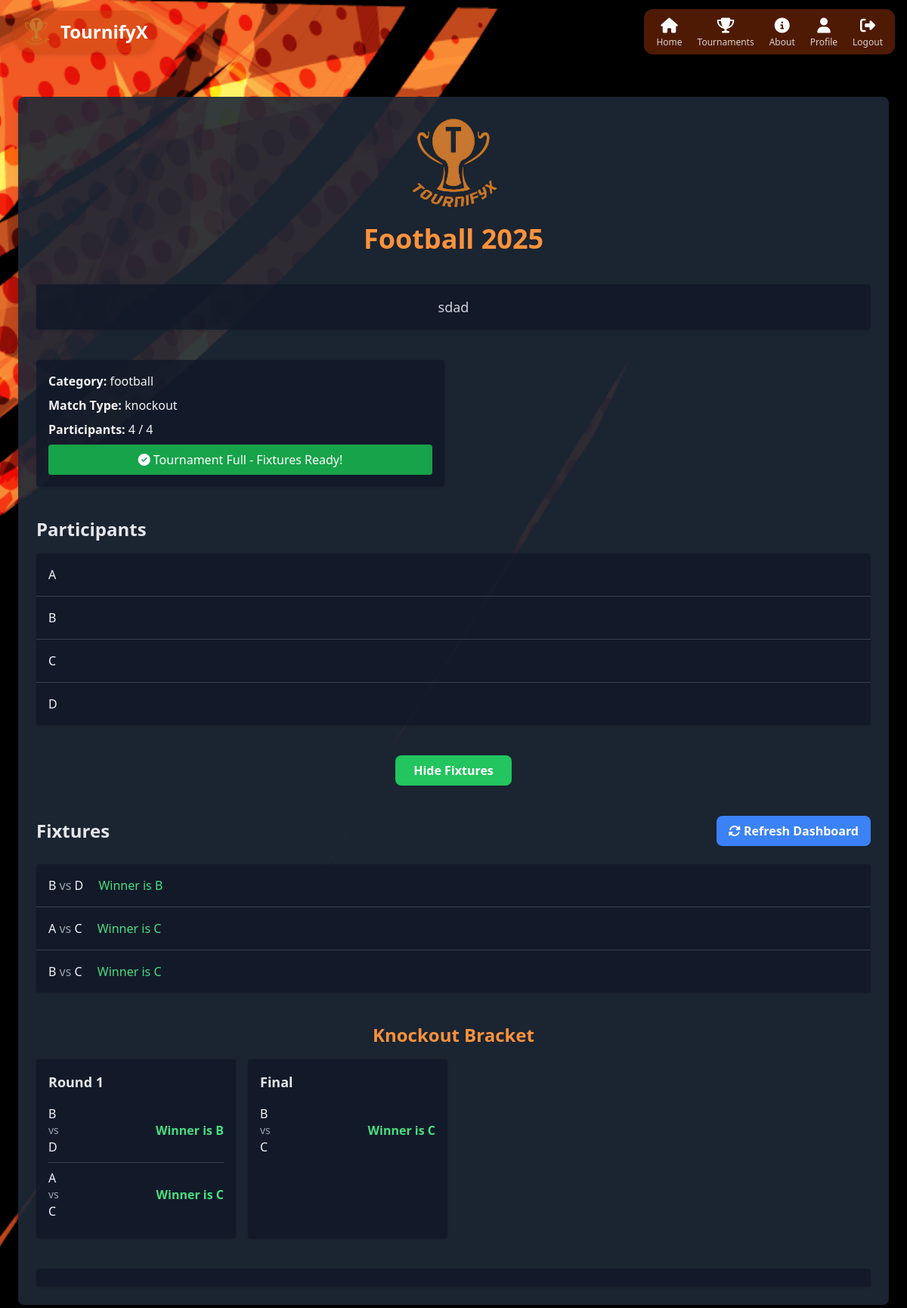
/tournament/136/ (signed in), run on the app's committed database.
### tournifyx/models.py (models this page shows, shortened)
class Tournament(models.Model):
    CATEGORY_CHOICES = [
        ('football', 'Football'),
        ('valorant', 'Valorant'),
        ('cricket', 'Cricket'),
        ('basketball', 'Basketball'),
    ]
    MATCH_TYPE_CHOICES = [
        ('knockout', 'Knockout'),
        ('league', 'League'),
    ]
    name = models.CharField(max_length=100)
    description = models.TextField(blank=True)
    category = models.CharField(max_length=50, choices=CATEGORY_CHOICES)
    num_participants = models.IntegerField(default=0)
    match_type = models.CharField(max_length=50, choices=MATCH_TYPE_CHOICES)
    created_by = models.ForeignKey('HostProfile', on_delete=models.CASCADE)
    code = models.CharField(max_length=6, unique=True)
    is_active = models.BooleanField(default=True)
    is_paid = models.BooleanField(default=False)
    price = models.DecimalField(max_digits=8, decimal_places=2, default=0.00)
    is_public = models.BooleanField(default=False)  # Add this line
    registration_deadline = models.DateTimeField(null=True, blank=True)
    is_finished = models.BooleanField(default=False)  # Host can manually mark tournament as finished

class Player(models.Model):
    tournament = models.ForeignKey(Tournament, on_delete=models.CASCADE)
    name = models.CharField(max_length=100)
    ign = models.CharField(max_length=100, null=True, blank=True)  # In-Game Name
    contact_number = models.CharField(max_length=20, null=True, blank=True)  # Contact Number
    team_name = models.CharField(max_length=100, null=True, blank=True)  # Make this optional
    added_by = models.ForeignKey(HostProfile, on_delete=models.SET_NULL, null=True)
    user_profile = models.ForeignKey(UserProfile, on_delete=models.SET_NULL, null=True, blank=True)  # Link to user who joined

class Match(models.Model):
    STAGE_CHOICES = [
        ('GROUP', 'Group Stage'),
        ('KNOCKOUT', 'Knockout'),
        ('QUARTER', 'Quarterfinal'),
        ('SEMI', 'Semifinal'),
        ('FINAL', 'Final'),
    ]
    tournament = models.ForeignKey(Tournament, on_delete=models.CASCADE)
    player1 = models.ForeignKey(Player, on_delete=models.CASCADE, related_name='match_player1')
    player2 = models.ForeignKey(Player, on_delete=models.CASCADE, related_name='match_player2', null=True, blank=True)
    stage = models.CharField(max_length=10, choices=STAGE_CHOICES)
    round_number = models.IntegerField(default=1)
    parent_match1 = models.ForeignKey('self', on_delete=models.SET_NULL, null=True, blank=True, related_name='children_as_parent1')
    parent_match2 = models.ForeignKey('self', on_delete=models.SET_NULL, null=True, blank=True, related_name='children_as_parent2')
    scheduled_time = models.DateTimeField(null=True, blank=True)
    winner = models.ForeignKey(Player, on_delete=models.SET_NULL, null=True, blank=True, related_name='match_winner')
    is_draw = models.BooleanField(default=False)

### tournifyx/views.py (the view, shortened to what this page needs)
# urls.py: path('tournament/<int:tournament_id>/', views.tournament_dashboard, name='tournament_dashboard'),
@login_required
def tournament_dashboard(request, tournament_id):
    tournament = get_object_or_404(Tournament, id=tournament_id)
    participants = Player.objects.filter(tournament=tournament)
    current_player_count = participants.count()
    matches = list(Match.objects.filter(tournament=tournament).select_related('player1', 'player2', 'winner'))
    for match in matches:
        match.has_result = bool(match.winner) or match.is_draw
    point_table = None
    if tournament.match_type != 'knockout':
        point_table = PointTable.objects.filter(tournament=tournament).select_related('player').order_by('-points')
    is_host = False
    if request.user.is_authenticated:
        try:
            host_profile = HostProfile.objects.get(user=request.user)
            is_host = (tournament.created_by == host_profile)
        except HostProfile.DoesNotExist:
            is_host = False
    is_tournament_full = (current_player_count == tournament.num_participants)
    remaining_slots = tournament.num_participants - current_player_count
    tournament_ended = tournament.is_finished
    can_leave = False
    if request.user.is_authenticated:
        try:
            user_profile = UserProfile.objects.get(user=request.user)
        except UserProfile.DoesNotExist:
            user_profile = UserProfile.objects.create(user=request.user)
        is_host = False
        try:
            host_profile = HostProfile.objects.get(user=request.user)
            if tournament.created_by == host_profile:
                is_host = True
        except HostProfile.DoesNotExist:
            pass
        if not is_host:
            participant_exists = TournamentParticipant.objects.filter(
                tournament=tournament,
                user_profile=user_profile
            ).exists()
            player_by_profile = Player.objects.filter(
                tournament=tournament,
                user_profile=user_profile
            ).exists()
            player_by_name = Player.objects.filter(
                tournament=tournament,
                name__iexact=request.user.username
            ).exists()
            can_leave = participant_exists or player_by_profile or player_by_name
    pending_leave_requests = LeaveRequest.objects.filter(
        tournament=tournament,
        status='pending'
    ).select_related('player', 'user_profile')
    user_has_pending_request = False
    if request.user.is_authenticated:
        try:
            user_profile = UserProfile.objects.get(user=request.user)
            user_has_pending_request = LeaveRequest.objects.filter(
                tournament=tournament,
                user_profile=user_profile,
                status='pending'
            ).exists()
        except UserProfile.DoesNotExist:
            pass
    return render(request, 'tournament_dashboard.html', {
        'tournament': tournament,
        'participants': participants,
        'matches': matches,
        'point_table': point_table,
        'knockout_stages': build_knockout_stages(tournament) if tournament.match_type == 'knockout' else None,
        'is_host': is_host,
        'is_tournament_full': is_tournament_full,
        'remaining_slots': remaining_slots,
        'current_player_count': current_player_count,
        'tournament_ended': tournament_ended,
        'can_leave': can_leave,
        'pending_leave_requests': pending_leave_requests,
        'user_has_pending_request': user_has_pending_request,
    })

### tournifyx/views.py (called while the page is built)
def build_knockout_stages(tournament):
    matches = Match.objects.filter(tournament=tournament).select_related('player1', 'player2', 'winner').order_by('round_number', 'id')
    if not matches.exists():
        return None
    rounds = defaultdict(list)
    for m in matches:
        rounds[m.round_number].append(m)
    ordered = OrderedDict()
    max_round = max(rounds.keys())
    for r in sorted(rounds.keys()):
        label = 'Final' if len(rounds[r]) == 1 and r == max_round else f'Round {r}'
        ordered[label] = rounds[r]
    return ordered

### templates/tournament_dashboard.html (shortened to what this page needs)
{% extends 'base.html' %}
{% load static %}
{% block content %}
<div class="relative z-10 px-4 py-8">
    <div class="max-w-6xl mx-auto bg-gray-800 bg-opacity-90 text-gray-100 shadow-lg rounded-lg p-6 space-y-10">
        <div class="text-center">
            <img src="{% static 'images/logo.png' %}" alt="Tournament Logo" class="mx-auto w-32 h-32 mb-4">
            <h1 class="text-4xl font-bold text-orange-400">{{ tournament.name }}</h1>
        </div>
        <div class="p-4 bg-gray-900 bg-opacity-80 rounded shadow">
            <p class="text-lg text-gray-300 text-center">{{ tournament.description }}</p>
        </div>
        <div class="grid grid-cols-1 md:grid-cols-2 gap-6">
            <div class="p-4 bg-gray-900 bg-opacity-80 rounded shadow space-y-2">
                <p><strong>Category:</strong> {{ tournament.category }}</p>
                <p><strong>Match Type:</strong> {{ tournament.match_type }}</p>
                <p><strong>Participants:</strong> {{ current_player_count }} / {{ tournament.num_participants }}</p>
                {% if tournament_ended %}
                    <div class="mt-3 p-2 bg-blue-600 rounded text-white text-center">
                        <i class="fas fa-trophy"></i> Tournament Finished!
                    </div>
                {% elif is_tournament_full %}
                    <div class="mt-3 p-2 bg-green-600 rounded text-white text-center">
                        <i class="fas fa-check-circle"></i> Tournament Full - Fixtures Ready!
                    </div>
                {% else %}
                    <div class="mt-3 p-2 bg-yellow-600 rounded text-white text-center">
                        <i class="fas fa-clock"></i> {{ remaining_slots }} slots remaining
                    </div>
                {% endif %}
            </div>
        </div>
        <div>
            <h2 class="text-2xl font-semibold text-gray-200 mb-4">Participants</h2>
            <ul class="bg-gray-900 bg-opacity-80 rounded shadow divide-y divide-gray-700">
                {% for participant in participants %}
                    <li class="p-4 hover:bg-gray-700">{{ participant.name }}</li>
                {% empty %}
                    <li class="p-4 text-gray-400">No participants have joined this tournament yet.</li>
                {% endfor %}
            </ul>
        </div>
        <div class="text-center">
            {% if matches %}
                <button id="toggle-fixtures-btn" class="px-6 py-2 bg-green-500 hover:bg-green-600 text-white font-semibold rounded-lg animate-pulse">
                </button>
            {% else %}
                <button id="toggle-fixtures-btn" class="px-6 py-2 bg-gray-500 text-white font-semibold rounded-lg cursor-not-allowed" disabled>
                    <i class="fas fa-calendar-times"></i> No Fixtures Available
                </button>
            {% endif %}
        </div>
        <div id="fixtures-panel" class="hidden space-y-6">
            <div class="flex flex-col md:flex-row justify-between items-center gap-4">
                <h2 class="text-2xl font-semibold text-gray-200">Fixtures</h2>
                <div class="flex gap-3">
                    {% if tournament.match_type == "league" or tournament.match_type == "knockout" %}
                        <form action="{% url 'regenerate_fixtures' tournament.id %}" method="post">
                            <button type="submit" class="bg-blue-500 hover:bg-blue-600 text-white font-semibold px-4 py-2 rounded-lg">
                                <i class="fas fa-sync-alt"></i> Refresh Dashboard
                            </button>
                        </form>
                    {% endif %}
                </div>
            </div>
            <ul class="bg-gray-900 bg-opacity-80 rounded shadow divide-y divide-gray-700">
                {% for match in matches %}
                    <li class="p-4 hover:bg-gray-700">
                        {% if is_host %}
                            <form method="post" action="{% url 'update_match_result' match.id %}" class="match-form flex flex-wrap gap-4 items-center">
                                {% csrf_token %}
                                <span class="font-medium">{{ match.player1.name }}</span>
                                <span class="text-gray-400">vs</span>
                                <span class="font-medium">
                                    {% if match.player2 %} {{ match.player2.name }} {% else %}<em>BYE</em>{% endif %}
                                </span>
                                <select name="winner_id" class="bg-gray-800 text-white rounded px-2 py-1 winner-select"
                                        {% if not match.player2 %}disabled{% endif %}>
                                    <option value="">Select Winner</option>
                                    <option value="{{ match.player1.id }}" {% if match.winner == match.player1 %}selected{% endif %}>
                                        {{ match.player1.name }}
                                    </option>
                                    {% if match.player2 %}
                                        <option value="{{ match.player2.id }}" {% if match.winner == match.player2 %}selected{% endif %}>
                                            {{ match.player2.name }}
                                        </option>
                                    {% endif %}
                                </select>
                                <label class="text-gray-300 ml-2">
                                    <input type="checkbox" name="draw" value="1" class="draw-checkbox"> Draw
                                </label>
                            </form>
                        {% else %}
                            <span class="font-medium">{{ match.player1.name }}</span>
                            <span class="text-gray-400">vs</span>
                            <span class="font-medium">{{ match.player2.name }}</span>
                        {% endif %}
                        {% if match.winner %}
                            <span class="ml-4 text-green-400">Winner is {{ match.winner.name }}</span>
                        {% elif match.has_result %}
                            <span class="ml-4 text-yellow-400">Match is Draw</span>
                        {% endif %}
                    </li>
                {% empty %}
                    <li class="p-4 text-gray-400">No fixtures available yet.</li>
                {% endfor %}
            </ul>
        </div>
        {% if tournament.match_type == "knockout" and knockout_stages %}
            <div>
                <h2 class="text-2xl font-semibold text-orange-400 mb-4 text-center">Knockout Bracket</h2>
                <div class="grid grid-cols-1 sm:grid-cols-2 md:grid-cols-3 lg:grid-cols-4 gap-4">
                    {% for label, matches in knockout_stages.items %}
                        <div class="bg-gray-900 bg-opacity-80 p-4 rounded shadow">
                            <h3 class="text-lg font-semibold text-gray-200 mb-2">{{ label }}</h3>
                            <ul class="divide-y divide-gray-700">
                                {% for match in matches %}
                                    <li class="py-2">
                                        <div class="flex justify-between items-center">
                                            <div>
                                                <div class="font-medium">{{ match.player1.name }}</div>
                                                <div class="text-sm text-gray-400">vs</div>
                                                <div class="font-medium">
                                                    {% if match.player2 %}{{ match.player2.name }}{% else %}<em>BYE</em>{% endif %}
                                                </div>
                                            </div>
                                            <div class="text-right">
                                                {% if match.winner %}
                                                    <div class="text-green-400 font-semibold">Winner is {{ match.winner.name }}</div>
                                                {% else %}
                                                    <div class="text-yellow-300">Pending</div>
                                                {% endif %}
                                            </div>
                                        </div>
                                    </li>
                                {% endfor %}
                            </ul>
                        </div>
                    {% endfor %}
                </div>
            </div>
        {% endif %}
        <div id="bracket-area">
            <link rel="stylesheet" href="/static/css/bracket.css">
            <div id="bracket-container" class="bg-gray-900 bg-opacity-80 p-4 rounded shadow mt-6"></div>
        </div>
    </div>
</div>
{% endblock %}

### static/css/bracket.css (style rules this page uses)
#bracket-container { padding: 12px; }

### templates/base.html (style rules this page uses)
.site-bg { background: radial-gradient(ellipse at 10% 10%, rgba(9,20,36,0.92) 0%, rgba(2,6,12,0.96) 45%), linear-gradient(180deg, rgba(3,7,18,0.85), rgba(2,4,8,1)); background-attachment: fixed; background-size: cover; }

### data on the page
Tournament: name "Football 2025", description "sdad", category "football", match_type "knockout", num_participants "4"
Player: name "A"
Player: name "B"
Player: name "C"
Player: name "D"
Match: player1.name "B", player2.name "D", winner.name "B", label "Round 1"
Match: player1.name "A", player2.name "C", winner.name "C"
Match: player1.name "B", player2.name "C", winner.name "C", label "Final"

### other printed values
{{ current_player_count }} "4"
